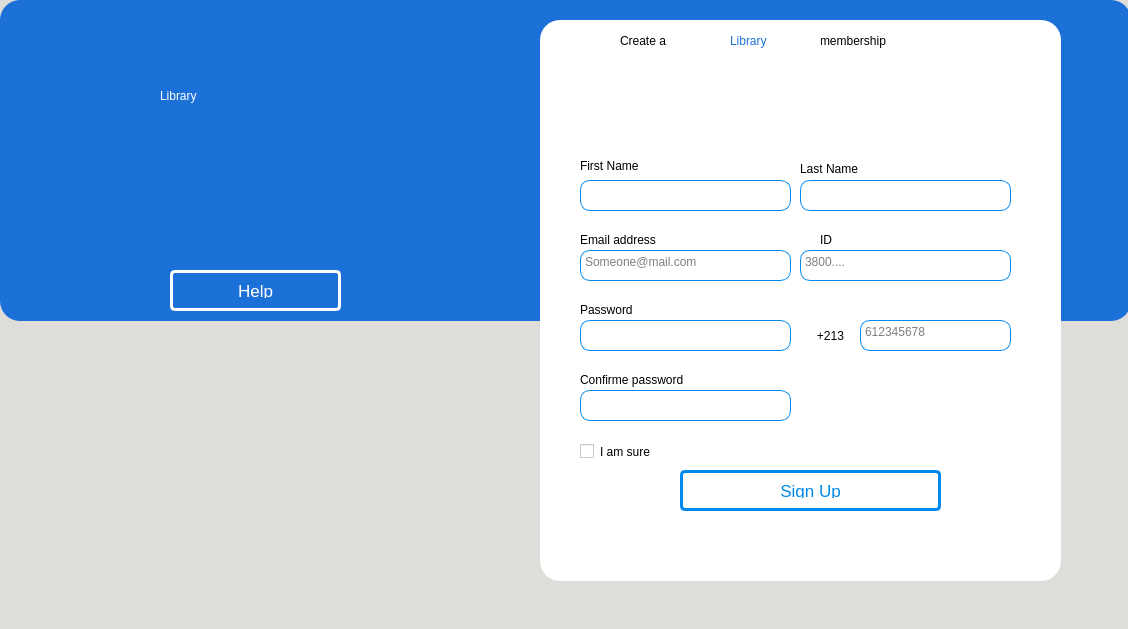
<?xml version="1.0" encoding="UTF-8"?>
<ui version="4.0">
 <class>RegisterWindow</class>
 <widget class="QMainWindow" name="RegisterWindow">
  <property name="geometry">
   <rect>
    <x>0</x>
    <y>0</y>
    <width>1128</width>
    <height>629</height>
   </rect>
  </property>
  <property name="windowTitle">
   <string>Register</string>
  </property>
  <property name="styleSheet">
   <string notr="true">background-color: rgb(222, 221, 218);</string>
  </property>
  <widget class="QWidget" name="centralwidget">
   <widget class="QFrame" name="frame_3">
    <property name="geometry">
     <rect>
      <x>0</x>
      <y>0</y>
      <width>1131</width>
      <height>321</height>
     </rect>
    </property>
    <property name="styleSheet">
     <string notr="true">border: 1px ;
border-radius: 20px;
background-color: rgb(28, 113, 216);</string>
    </property>
    <property name="frameShape">
     <enum>QFrame::StyledPanel</enum>
    </property>
    <property name="frameShadow">
     <enum>QFrame::Raised</enum>
    </property>
    <widget class="QLabel" name="label8">
     <property name="geometry">
      <rect>
       <x>160</x>
       <y>60</y>
       <width>221</width>
       <height>71</height>
      </rect>
     </property>
     <property name="styleSheet">
      <string notr="true">font: 63 italic 40pt &quot;URW Bookman&quot;;
color:white;</string>
     </property>
     <property name="text">
      <string>Library</string>
     </property>
    </widget>
    <widget class="QPushButton" name="re_helpbtn">
     <property name="geometry">
      <rect>
       <x>170</x>
       <y>270</y>
       <width>171</width>
       <height>41</height>
      </rect>
     </property>
     <property name="styleSheet">
      <string notr="true">
QPushButton {
    transition: all .5s ease;
    color: white;
    border-radius: 5px;
    border:3px solid white;
    font-family:'Montserrat', sans-serif;
    text-transform: uppercase;
    text-align: center;
    line-height: 1;
    font-size: 17px;
    background-color : transparent;
    padding: 10px;
    outline: none;
    
    
}
QPushButton:hover {
    color:rgb(0, 137, 236);;
    background-color: white;;
}
</string>
     </property>
     <property name="text">
      <string>Help</string>
     </property>
    </widget>
    <widget class="QPushButton" name="icon4">
     <property name="geometry">
      <rect>
       <x>290</x>
       <y>60</y>
       <width>89</width>
       <height>41</height>
      </rect>
     </property>
     <property name="styleSheet">
      <string notr="true">background-color: rgba(28, 113, 216, 0);</string>
     </property>
     <property name="text">
      <string/>
     </property>
     <property name="icon">
      <iconset>
       <normaloff>Icons/graduate-cap.png</normaloff>Icons/graduate-cap.png</iconset>
     </property>
     <property name="iconSize">
      <size>
       <width>50</width>
       <height>50</height>
      </size>
     </property>
    </widget>
    <widget class="QPushButton" name="icon5">
     <property name="geometry">
      <rect>
       <x>160</x>
       <y>130</y>
       <width>191</width>
       <height>111</height>
      </rect>
     </property>
     <property name="styleSheet">
      <string notr="true">background-color: rgba(28, 113, 216, 0);</string>
     </property>
     <property name="text">
      <string/>
     </property>
     <property name="icon">
      <iconset>
       <normaloff>Icons/online-library.png</normaloff>Icons/online-library.png</iconset>
     </property>
     <property name="iconSize">
      <size>
       <width>100</width>
       <height>100</height>
      </size>
     </property>
    </widget>
    <widget class="QPushButton" name="re_backbtn">
     <property name="geometry">
      <rect>
       <x>10</x>
       <y>10</y>
       <width>51</width>
       <height>41</height>
      </rect>
     </property>
     <property name="styleSheet">
      <string notr="true"/>
     </property>
     <property name="text">
      <string/>
     </property>
     <property name="icon">
      <iconset>
       <normaloff>Icons/previous.png</normaloff>Icons/previous.png</iconset>
     </property>
     <property name="iconSize">
      <size>
       <width>40</width>
       <height>40</height>
      </size>
     </property>
    </widget>
   </widget>
   <widget class="QFrame" name="frame_4">
    <property name="geometry">
     <rect>
      <x>540</x>
      <y>20</y>
      <width>521</width>
      <height>561</height>
     </rect>
    </property>
    <property name="styleSheet">
     <string notr="true">border: 1px;
border-radius: 20px;
background-color: white;</string>
    </property>
    <property name="frameShape">
     <enum>QFrame::StyledPanel</enum>
    </property>
    <property name="frameShadow">
     <enum>QFrame::Raised</enum>
    </property>
    <widget class="QLabel" name="label12">
     <property name="geometry">
      <rect>
       <x>40</x>
       <y>130</y>
       <width>121</width>
       <height>31</height>
      </rect>
     </property>
     <property name="styleSheet">
      <string notr="true">font: 75 16pt &quot;Ubuntu&quot;;</string>
     </property>
     <property name="text">
      <string>First Name</string>
     </property>
    </widget>
    <widget class="QTextEdit" name="re_idin">
     <property name="geometry">
      <rect>
       <x>260</x>
       <y>230</y>
       <width>211</width>
       <height>31</height>
      </rect>
     </property>
     <property name="styleSheet">
      <string notr="true">background-color: white;
border-style: solid;
border-width: 1px;
border-color:rgb(0, 137, 236);
border-radius: 10px;
font: 75 14pt &quot;Ubuntu Mono&quot;;

</string>
     </property>
     <property name="verticalScrollBarPolicy">
      <enum>Qt::ScrollBarAlwaysOff</enum>
     </property>
     <property name="html">
      <string>&lt;!DOCTYPE HTML PUBLIC &quot;-//W3C//DTD HTML 4.0//EN&quot; &quot;http://www.w3.org/TR/REC-html40/strict.dtd&quot;&gt;
&lt;html&gt;&lt;head&gt;&lt;meta name=&quot;qrichtext&quot; content=&quot;1&quot; /&gt;&lt;style type=&quot;text/css&quot;&gt;
p, li { white-space: pre-wrap; }
&lt;/style&gt;&lt;/head&gt;&lt;body style=&quot; font-family:'Ubuntu Mono'; font-size:14pt; font-weight:72; font-style:normal;&quot;&gt;
&lt;p style=&quot;-qt-paragraph-type:empty; margin-top:0px; margin-bottom:0px; margin-left:0px; margin-right:0px; -qt-block-indent:0; text-indent:0px; font-family:'Ubuntu'; font-size:11pt; font-weight:400;&quot;&gt;&lt;br /&gt;&lt;/p&gt;&lt;/body&gt;&lt;/html&gt;</string>
     </property>
     <property name="placeholderText">
      <string>3800....</string>
     </property>
    </widget>
    <widget class="QLabel" name="label15">
     <property name="geometry">
      <rect>
       <x>280</x>
       <y>210</y>
       <width>21</width>
       <height>20</height>
      </rect>
     </property>
     <property name="styleSheet">
      <string notr="true">font: 75 16pt &quot;Ubuntu&quot;;</string>
     </property>
     <property name="text">
      <string>ID</string>
     </property>
    </widget>
    <widget class="QPushButton" name="re_signupbtn">
     <property name="geometry">
      <rect>
       <x>140</x>
       <y>450</y>
       <width>261</width>
       <height>41</height>
      </rect>
     </property>
     <property name="styleSheet">
      <string notr="true">
QPushButton {
    transition: all .5s ease;
    color: rgb(0, 137, 236);;
    border-radius: 5px;
    border:3px solid rgb(0, 137, 236);;
    font-family:'Montserrat', sans-serif;
    text-transform: uppercase;
    text-align: center;
    line-height: 1;
    font-size: 17px;
    background-color : transparent;
    padding: 10px;
    outline: none;
    
    
}
QPushButton:hover {
    color: white;
    background-color: rgb(0, 137, 236);;
}
</string>
     </property>
     <property name="text">
      <string>Sign Up</string>
     </property>
    </widget>
    <widget class="QLabel" name="label11">
     <property name="geometry">
      <rect>
       <x>280</x>
       <y>0</y>
       <width>151</width>
       <height>41</height>
      </rect>
     </property>
     <property name="styleSheet">
      <string notr="true">font: 75 20pt &quot;Ubuntu&quot;;</string>
     </property>
     <property name="text">
      <string>membership</string>
     </property>
    </widget>
    <widget class="QLabel" name="label10">
     <property name="geometry">
      <rect>
       <x>190</x>
       <y>0</y>
       <width>91</width>
       <height>41</height>
      </rect>
     </property>
     <property name="styleSheet">
      <string notr="true">font: 75 20pt &quot;Ubuntu&quot;;
color:rgb(28, 113, 216);</string>
     </property>
     <property name="text">
      <string>Library</string>
     </property>
    </widget>
    <widget class="QLabel" name="label9">
     <property name="geometry">
      <rect>
       <x>80</x>
       <y>0</y>
       <width>101</width>
       <height>41</height>
      </rect>
     </property>
     <property name="styleSheet">
      <string notr="true">font: 75 20pt &quot;Ubuntu&quot;;</string>
     </property>
     <property name="text">
      <string>Create a</string>
     </property>
    </widget>
    <widget class="QPushButton" name="icon6">
     <property name="geometry">
      <rect>
       <x>180</x>
       <y>40</y>
       <width>111</width>
       <height>101</height>
      </rect>
     </property>
     <property name="styleSheet">
      <string notr="true">background-color: rgba(28, 113, 216, 0);</string>
     </property>
     <property name="text">
      <string/>
     </property>
     <property name="icon">
      <iconset>
       <normaloff>Icons/add-user.png</normaloff>Icons/add-user.png</iconset>
     </property>
     <property name="iconSize">
      <size>
       <width>70</width>
       <height>70</height>
      </size>
     </property>
    </widget>
    <widget class="QTextEdit" name="re_namein">
     <property name="geometry">
      <rect>
       <x>260</x>
       <y>160</y>
       <width>211</width>
       <height>31</height>
      </rect>
     </property>
     <property name="styleSheet">
      <string notr="true">background-color: white;
border-style: solid;
border-width: 1px;
border-color:rgb(0, 137, 236);
border-radius: 10px;
font: 75 14pt &quot;Ubuntu Mono&quot;;

</string>
     </property>
     <property name="verticalScrollBarPolicy">
      <enum>Qt::ScrollBarAlwaysOff</enum>
     </property>
     <property name="html">
      <string>&lt;!DOCTYPE HTML PUBLIC &quot;-//W3C//DTD HTML 4.0//EN&quot; &quot;http://www.w3.org/TR/REC-html40/strict.dtd&quot;&gt;
&lt;html&gt;&lt;head&gt;&lt;meta name=&quot;qrichtext&quot; content=&quot;1&quot; /&gt;&lt;style type=&quot;text/css&quot;&gt;
p, li { white-space: pre-wrap; }
&lt;/style&gt;&lt;/head&gt;&lt;body style=&quot; font-family:'Ubuntu Mono'; font-size:14pt; font-weight:72; font-style:normal;&quot;&gt;
&lt;p style=&quot;-qt-paragraph-type:empty; margin-top:0px; margin-bottom:0px; margin-left:0px; margin-right:0px; -qt-block-indent:0; text-indent:0px; font-family:'Ubuntu'; font-size:11pt; font-weight:400;&quot;&gt;&lt;br /&gt;&lt;/p&gt;&lt;/body&gt;&lt;/html&gt;</string>
     </property>
    </widget>
    <widget class="QLabel" name="label13">
     <property name="geometry">
      <rect>
       <x>260</x>
       <y>140</y>
       <width>111</width>
       <height>17</height>
      </rect>
     </property>
     <property name="styleSheet">
      <string notr="true">font: 75 16pt &quot;Ubuntu&quot;;</string>
     </property>
     <property name="text">
      <string>Last Name</string>
     </property>
    </widget>
    <widget class="QTextEdit" name="re_fnamein">
     <property name="geometry">
      <rect>
       <x>40</x>
       <y>160</y>
       <width>211</width>
       <height>31</height>
      </rect>
     </property>
     <property name="styleSheet">
      <string notr="true">background-color: white;
border-style: solid;
border-width: 1px;
border-color:rgb(0, 137, 236);
border-radius: 10px;
font: 75 14pt &quot;Ubuntu Mono&quot;;

</string>
     </property>
     <property name="verticalScrollBarPolicy">
      <enum>Qt::ScrollBarAlwaysOff</enum>
     </property>
     <property name="html">
      <string>&lt;!DOCTYPE HTML PUBLIC &quot;-//W3C//DTD HTML 4.0//EN&quot; &quot;http://www.w3.org/TR/REC-html40/strict.dtd&quot;&gt;
&lt;html&gt;&lt;head&gt;&lt;meta name=&quot;qrichtext&quot; content=&quot;1&quot; /&gt;&lt;style type=&quot;text/css&quot;&gt;
p, li { white-space: pre-wrap; }
&lt;/style&gt;&lt;/head&gt;&lt;body style=&quot; font-family:'Ubuntu Mono'; font-size:14pt; font-weight:72; font-style:normal;&quot;&gt;
&lt;p style=&quot;-qt-paragraph-type:empty; margin-top:0px; margin-bottom:0px; margin-left:0px; margin-right:0px; -qt-block-indent:0; text-indent:0px; font-family:'Ubuntu'; font-size:11pt; font-weight:400;&quot;&gt;&lt;br /&gt;&lt;/p&gt;&lt;/body&gt;&lt;/html&gt;</string>
     </property>
     <property name="placeholderText">
      <string/>
     </property>
    </widget>
    <widget class="QTextEdit" name="re_mailin">
     <property name="geometry">
      <rect>
       <x>40</x>
       <y>230</y>
       <width>211</width>
       <height>31</height>
      </rect>
     </property>
     <property name="styleSheet">
      <string notr="true">background-color: white;
border-style: solid;
border-width: 1px;
border-color:rgb(0, 137, 236);
border-radius: 10px;
font: 75 14pt &quot;Ubuntu Mono&quot;;

</string>
     </property>
     <property name="verticalScrollBarPolicy">
      <enum>Qt::ScrollBarAlwaysOff</enum>
     </property>
     <property name="html">
      <string>&lt;!DOCTYPE HTML PUBLIC &quot;-//W3C//DTD HTML 4.0//EN&quot; &quot;http://www.w3.org/TR/REC-html40/strict.dtd&quot;&gt;
&lt;html&gt;&lt;head&gt;&lt;meta name=&quot;qrichtext&quot; content=&quot;1&quot; /&gt;&lt;style type=&quot;text/css&quot;&gt;
p, li { white-space: pre-wrap; }
&lt;/style&gt;&lt;/head&gt;&lt;body style=&quot; font-family:'Ubuntu Mono'; font-size:14pt; font-weight:72; font-style:normal;&quot;&gt;
&lt;p style=&quot;-qt-paragraph-type:empty; margin-top:0px; margin-bottom:0px; margin-left:0px; margin-right:0px; -qt-block-indent:0; text-indent:0px; font-family:'Ubuntu'; font-size:11pt; font-weight:400;&quot;&gt;&lt;br /&gt;&lt;/p&gt;&lt;/body&gt;&lt;/html&gt;</string>
     </property>
     <property name="placeholderText">
      <string>Someone@mail.com</string>
     </property>
    </widget>
    <widget class="QLabel" name="label14">
     <property name="geometry">
      <rect>
       <x>40</x>
       <y>210</y>
       <width>131</width>
       <height>20</height>
      </rect>
     </property>
     <property name="styleSheet">
      <string notr="true">font: 75 16pt &quot;Ubuntu&quot;;</string>
     </property>
     <property name="text">
      <string>Email address</string>
     </property>
    </widget>
    <widget class="QTextEdit" name="re_cpassin">
     <property name="geometry">
      <rect>
       <x>40</x>
       <y>370</y>
       <width>211</width>
       <height>31</height>
      </rect>
     </property>
     <property name="styleSheet">
      <string notr="true">background-color: white;
border-style: solid;
border-width: 1px;
border-color:rgb(0, 137, 236);
border-radius: 10px;
font: 75 14pt &quot;Ubuntu Mono&quot;;

</string>
     </property>
     <property name="verticalScrollBarPolicy">
      <enum>Qt::ScrollBarAlwaysOff</enum>
     </property>
     <property name="html">
      <string>&lt;!DOCTYPE HTML PUBLIC &quot;-//W3C//DTD HTML 4.0//EN&quot; &quot;http://www.w3.org/TR/REC-html40/strict.dtd&quot;&gt;
&lt;html&gt;&lt;head&gt;&lt;meta name=&quot;qrichtext&quot; content=&quot;1&quot; /&gt;&lt;style type=&quot;text/css&quot;&gt;
p, li { white-space: pre-wrap; }
&lt;/style&gt;&lt;/head&gt;&lt;body style=&quot; font-family:'Ubuntu Mono'; font-size:14pt; font-weight:72; font-style:normal;&quot;&gt;
&lt;p style=&quot;-qt-paragraph-type:empty; margin-top:0px; margin-bottom:0px; margin-left:0px; margin-right:0px; -qt-block-indent:0; text-indent:0px; font-family:'Ubuntu'; font-size:11pt; font-weight:400;&quot;&gt;&lt;br /&gt;&lt;/p&gt;&lt;/body&gt;&lt;/html&gt;</string>
     </property>
     <property name="placeholderText">
      <string/>
     </property>
    </widget>
    <widget class="QLabel" name="label17">
     <property name="geometry">
      <rect>
       <x>40</x>
       <y>350</y>
       <width>181</width>
       <height>20</height>
      </rect>
     </property>
     <property name="styleSheet">
      <string notr="true">font: 75 16pt &quot;Ubuntu&quot;;</string>
     </property>
     <property name="text">
      <string>Confirme password</string>
     </property>
    </widget>
    <widget class="QTextEdit" name="re_passin">
     <property name="geometry">
      <rect>
       <x>40</x>
       <y>300</y>
       <width>211</width>
       <height>31</height>
      </rect>
     </property>
     <property name="styleSheet">
      <string notr="true">background-color: white;
border-style: solid;
border-width: 1px;
border-color:rgb(0, 137, 236);
border-radius: 10px;
font: 75 14pt &quot;Ubuntu Mono&quot;;

</string>
     </property>
     <property name="verticalScrollBarPolicy">
      <enum>Qt::ScrollBarAlwaysOff</enum>
     </property>
     <property name="html">
      <string>&lt;!DOCTYPE HTML PUBLIC &quot;-//W3C//DTD HTML 4.0//EN&quot; &quot;http://www.w3.org/TR/REC-html40/strict.dtd&quot;&gt;
&lt;html&gt;&lt;head&gt;&lt;meta name=&quot;qrichtext&quot; content=&quot;1&quot; /&gt;&lt;style type=&quot;text/css&quot;&gt;
p, li { white-space: pre-wrap; }
&lt;/style&gt;&lt;/head&gt;&lt;body style=&quot; font-family:'Ubuntu Mono'; font-size:14pt; font-weight:72; font-style:normal;&quot;&gt;
&lt;p style=&quot;-qt-paragraph-type:empty; margin-top:0px; margin-bottom:0px; margin-left:0px; margin-right:0px; -qt-block-indent:0; text-indent:0px; font-family:'Ubuntu'; font-size:11pt; font-weight:400;&quot;&gt;&lt;br /&gt;&lt;/p&gt;&lt;/body&gt;&lt;/html&gt;</string>
     </property>
     <property name="placeholderText">
      <string/>
     </property>
    </widget>
    <widget class="QLabel" name="label16">
     <property name="geometry">
      <rect>
       <x>40</x>
       <y>280</y>
       <width>101</width>
       <height>20</height>
      </rect>
     </property>
     <property name="styleSheet">
      <string notr="true">font: 75 16pt &quot;Ubuntu&quot;;</string>
     </property>
     <property name="text">
      <string>Password</string>
     </property>
    </widget>
    <widget class="QTextEdit" name="re_phonein">
     <property name="geometry">
      <rect>
       <x>320</x>
       <y>300</y>
       <width>151</width>
       <height>31</height>
      </rect>
     </property>
     <property name="styleSheet">
      <string notr="true">background-color: white;
border-style: solid;
border-width: 1px;
border-color:rgb(0, 137, 236);
border-radius: 10px;
font: 75 14pt &quot;Ubuntu Mono&quot;;

</string>
     </property>
     <property name="verticalScrollBarPolicy">
      <enum>Qt::ScrollBarAlwaysOff</enum>
     </property>
     <property name="html">
      <string>&lt;!DOCTYPE HTML PUBLIC &quot;-//W3C//DTD HTML 4.0//EN&quot; &quot;http://www.w3.org/TR/REC-html40/strict.dtd&quot;&gt;
&lt;html&gt;&lt;head&gt;&lt;meta name=&quot;qrichtext&quot; content=&quot;1&quot; /&gt;&lt;style type=&quot;text/css&quot;&gt;
p, li { white-space: pre-wrap; }
&lt;/style&gt;&lt;/head&gt;&lt;body style=&quot; font-family:'Ubuntu Mono'; font-size:14pt; font-weight:72; font-style:normal;&quot;&gt;
&lt;p style=&quot;-qt-paragraph-type:empty; margin-top:0px; margin-bottom:0px; margin-left:0px; margin-right:0px; -qt-block-indent:0; text-indent:0px; font-family:'Ubuntu'; font-size:11pt; font-weight:400;&quot;&gt;&lt;br /&gt;&lt;/p&gt;&lt;/body&gt;&lt;/html&gt;</string>
     </property>
     <property name="placeholderText">
      <string>612345678</string>
     </property>
    </widget>
    <widget class="QPushButton" name="icon7">
     <property name="geometry">
      <rect>
       <x>260</x>
       <y>300</y>
       <width>61</width>
       <height>31</height>
      </rect>
     </property>
     <property name="layoutDirection">
      <enum>Qt::LeftToRight</enum>
     </property>
     <property name="styleSheet">
      <string notr="true">background-color: rgba(42, 41, 41, 0);

font: 75 14pt &quot;Ubuntu Mono&quot;;

</string>
     </property>
     <property name="text">
      <string>+213</string>
     </property>
     <property name="icon">
      <iconset>
       <normaloff>Icons/algeria.png</normaloff>Icons/algeria.png</iconset>
     </property>
    </widget>
    <widget class="QCheckBox" name="checkBox">
     <property name="geometry">
      <rect>
       <x>40</x>
       <y>420</y>
       <width>92</width>
       <height>23</height>
      </rect>
     </property>
     <property name="text">
      <string>I am sure </string>
     </property>
    </widget>
    <widget class="QLabel" name="re_error">
     <property name="geometry">
      <rect>
       <x>150</x>
       <y>500</y>
       <width>241</width>
       <height>20</height>
      </rect>
     </property>
     <property name="styleSheet">
      <string notr="true">color: rgb(224, 27, 36);</string>
     </property>
     <property name="text">
      <string/>
     </property>
    </widget>
   </widget>
  </widget>
  <widget class="QMenuBar" name="menubar">
   <property name="geometry">
    <rect>
     <x>0</x>
     <y>0</y>
     <width>1128</width>
     <height>22</height>
    </rect>
   </property>
  </widget>
 </widget>
 <resources/>
 <connections/>
</ui>
